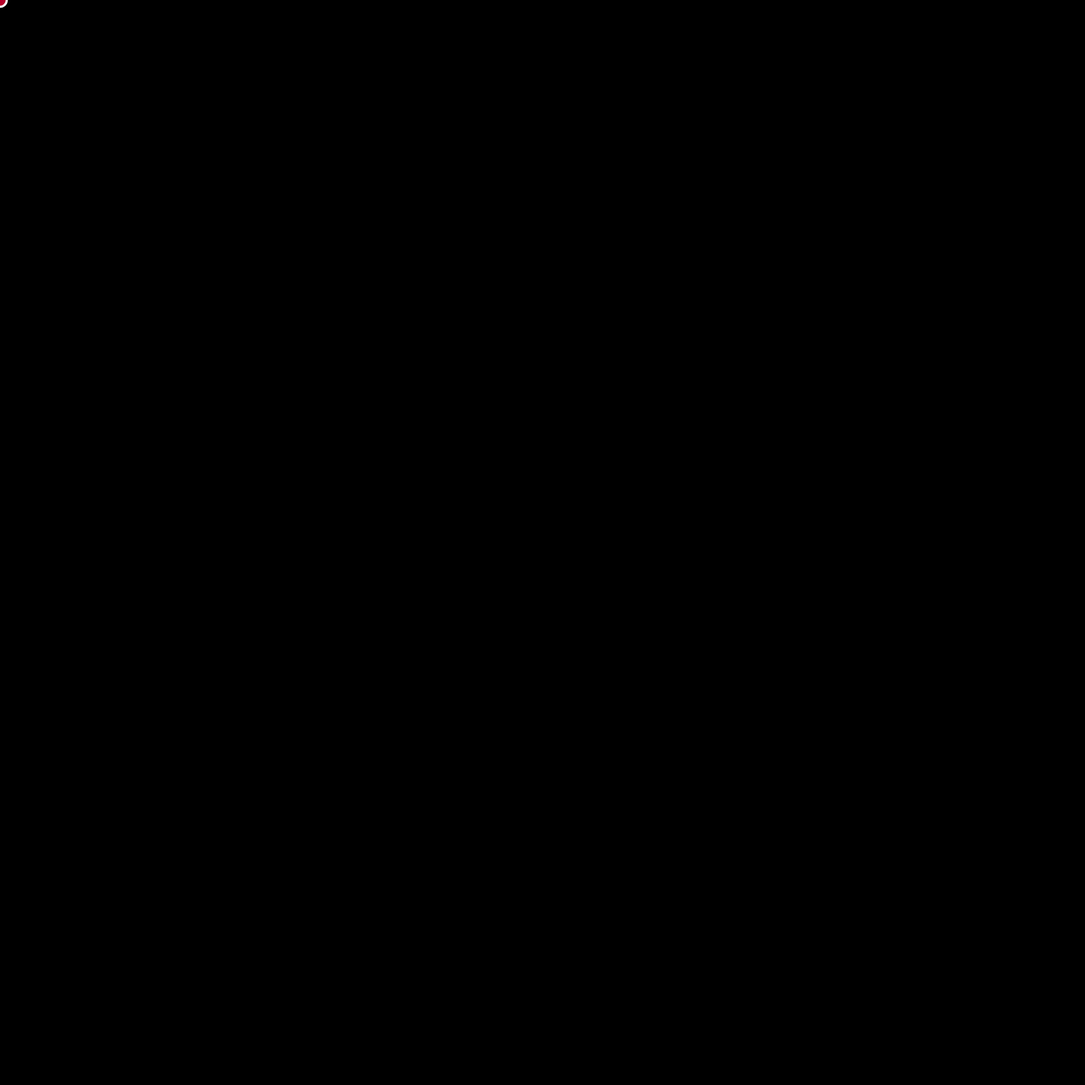
Frame 1 (no input)
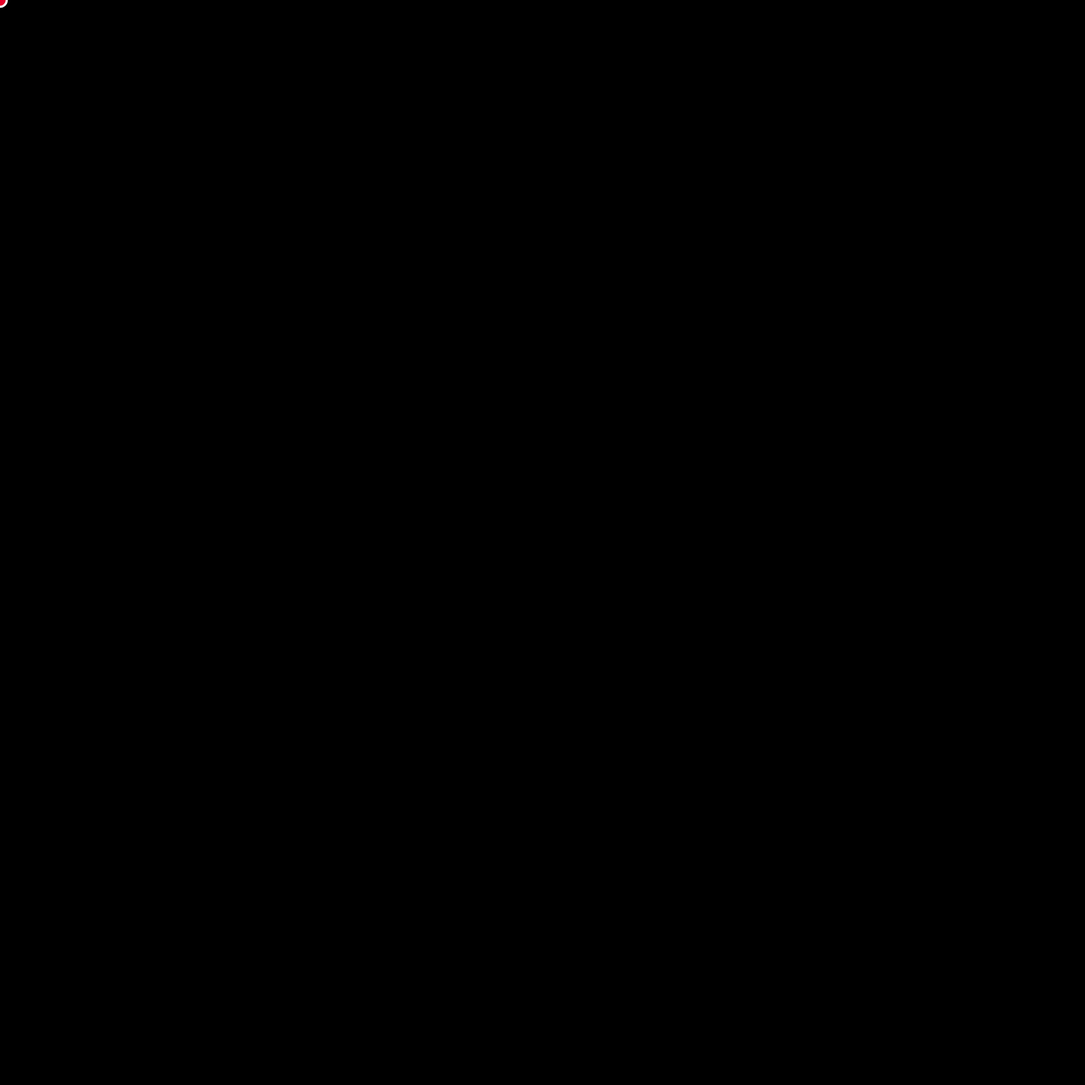
Frame 60 (no input)
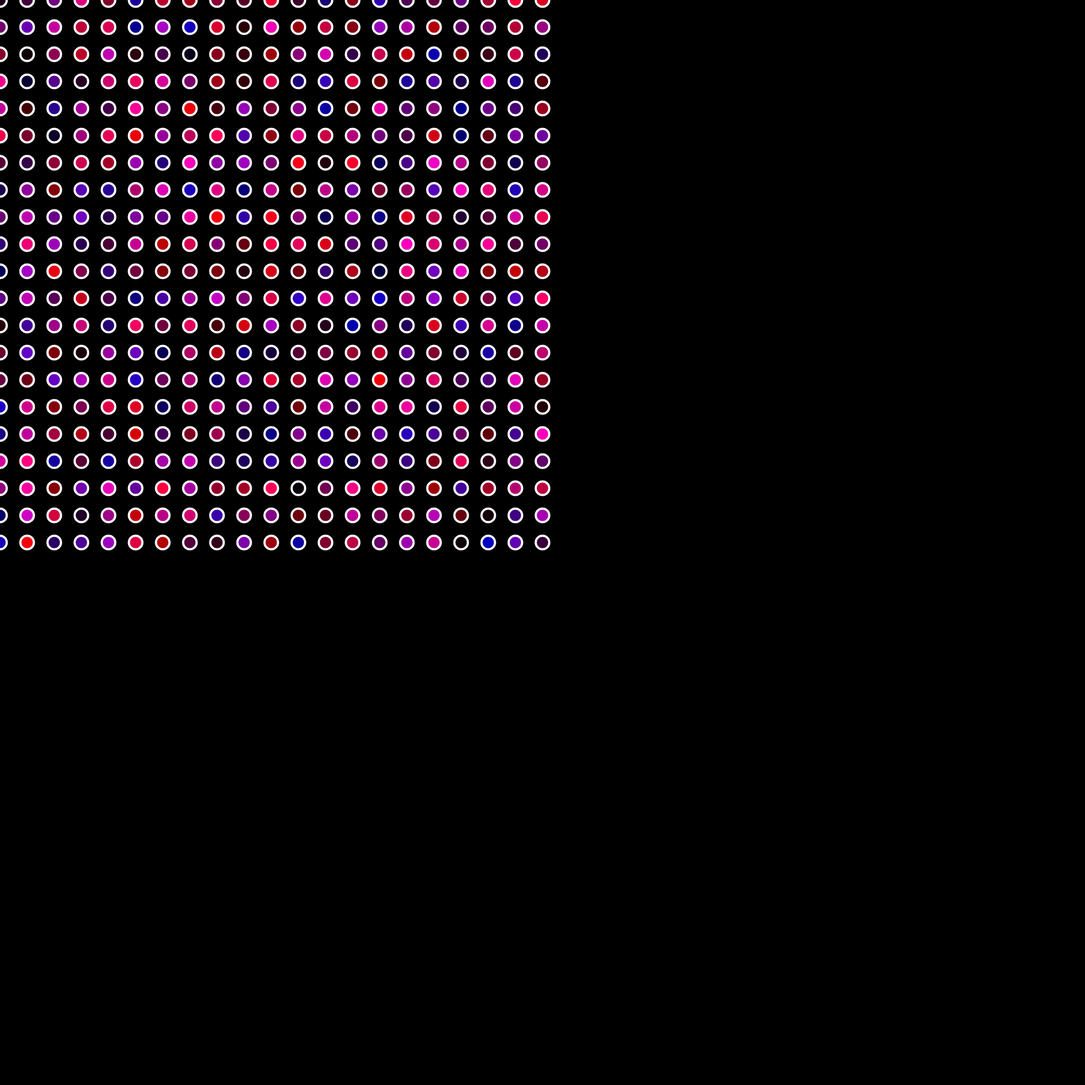
Frame 120 (the mouse pressed at the canvas centre since frame 60)

The p5.js sketch that drew these frames (run headless with seeded random() and noise() and a simulated clock; from frame 60 on, the mouse is pressed at the canvas centre):

// p5.js sketch
// ── sketch.js
function setup() {
    createCanvas(2000, 2000);
  }
  
  function draw() {
    background(0);
    strokeWeight(4);
    stroke(255);
  
    for (var x = 0; x <= mouseX; x += 50) {
      for(var y = 0; y <= mouseY; y += 50){
         fill(random(255), 0, random(200));
      ellipse(x, y, 25, 25);
      }
     
    }
  }
